Frame 1 (no input): blank canvas, image omitted
Frame 60 (the mouse pressed at the canvas centre just before this capture): blank canvas, image omitted
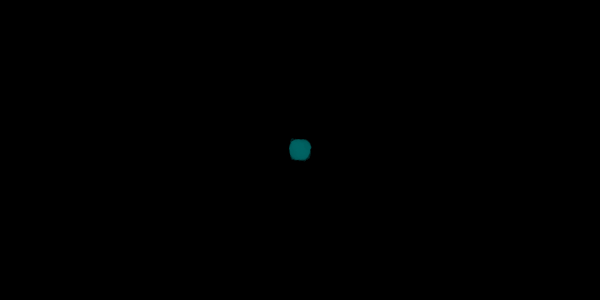
Frame 120 (the mouse held since frame 60 and released just before this capture)

The Processing sketch whose frames 1 and 60 were blank and that drew this single picture after the mouse press (run headless with seeded random() and noise(); from frame 60 on, the mouse is pressed at the canvas centre):

// Processing sketch: processing_94420
// ── processing_94420.pde

void setup() {
  size(600, 300);
  background(0);
  noStroke();
}

void draw() {
  fill(0, 4);
  rect(0, 0, width, height);

  translate(mouseX, mouseY);

  if (mouseY < 50) {
    fill(200, 0, 0, 100);
  }
  else if (mouseY < 100) {
    fill(100, 100, 0, 100);
  }
  else if (mouseY < 150) {
    fill(0, 200, 0, 100);
  }
  else if (mouseY < 200) {
    fill(0, 100, 100, 100);
  }
  else if (mouseY < 250) {
    fill(0, 0, 200, 100);
  }
  else {
    fill(100, 0, 100, 100);
  }

  if (mousePressed) {
    mybigbrush();
    mybigbrush();
    mybigbrush();
  }
}

void mybigbrush() {
  pushMatrix();
  translate(random(-5, 5), random(-5, 5));
  ellipse(0, 0, random(10, 13), random(10, 13));
  mysmallbrush();
  mysmallbrush();
  mysmallbrush();
  popMatrix();
}

void mysmallbrush() {
  pushMatrix();
  translate(random(-5, 5), random(-5, 5));
  ellipse(0, 0, random(2, 5), random(2, 5));
  popMatrix();
}
